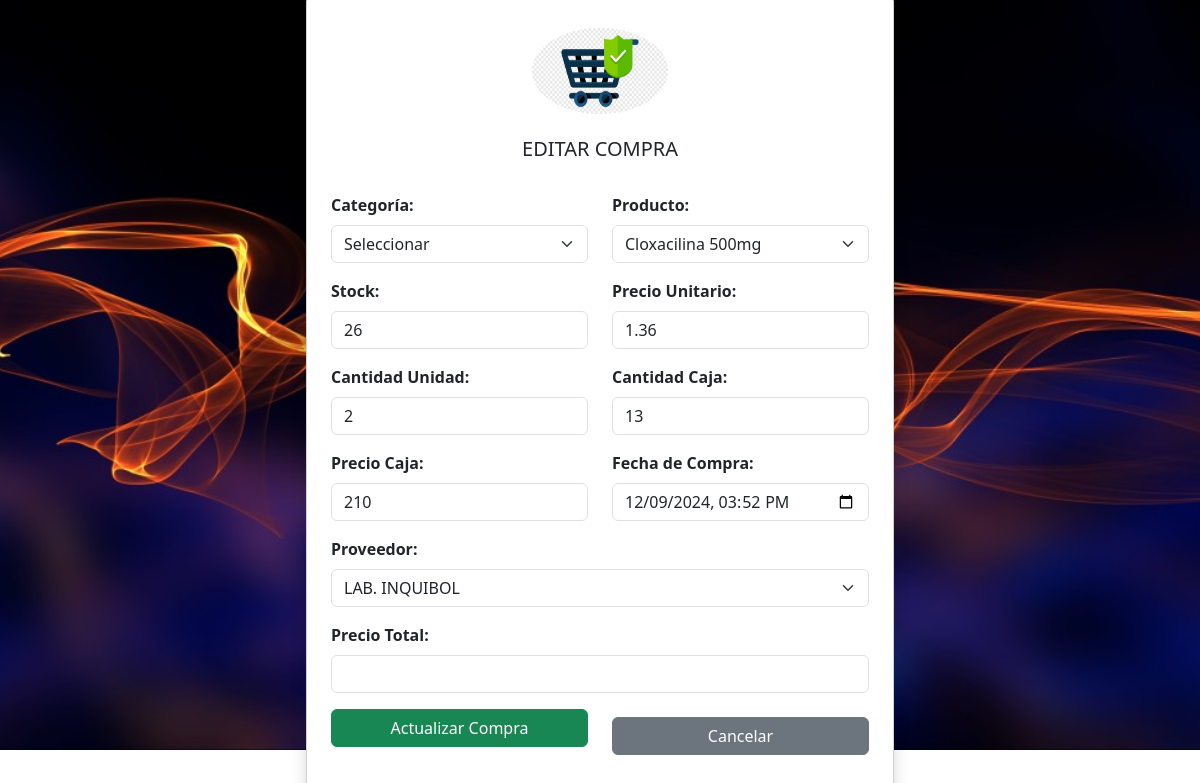
/compras/editar/1, run on an earlier commit of the app's database.
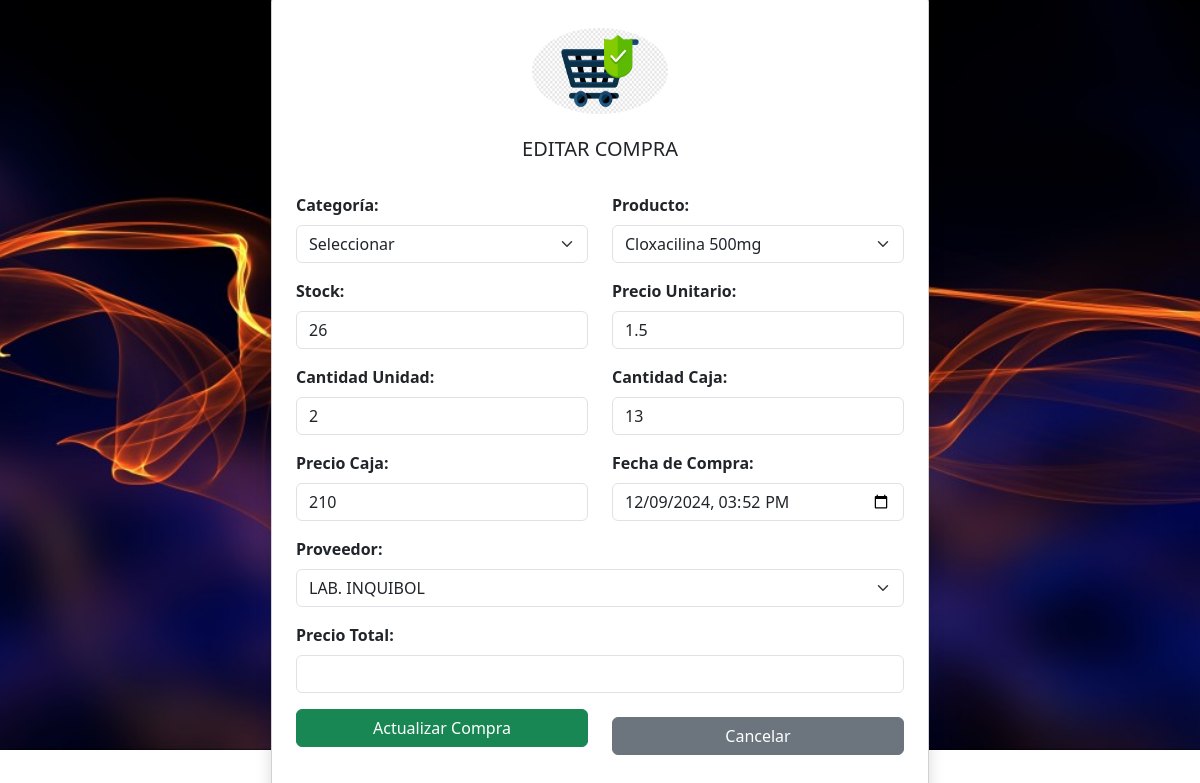
And on a later commit of the database.
### tables this page shows
CREATE TABLE producto (
        id_pro INTEGER PRIMARY KEY,
        cod_pro INTEGER NOT NULL,
        nombre_pro TEXT UNIQUE NOT NULL,
        precio_unitario INTEGER NOT NULL,
        precio_de_venta INTEGER NOT NULL,
        fecha_caducidad TEXT NOT NULL,
        cantidad INTEGER NOT NULL,
        descripcion TEXT NOT NULL,
        cod_cate INTEGER NOT NULL,
        FOREIGN KEY (cod_cate) REFERENCES categoria (cod_cate)
        );

### app.py (the view)
@app.route("/compras/editar/<int:cod_com>")
def editar_compra(cod_com):
    conn=sqlite3.connect("sistema_farmacia.db")
    conn.row_factory=sqlite3.Row
    cursor=conn.cursor()
    cursor.execute('SELECT id_pro, nombre_pro, precio_unitario,cod_cate FROM producto')
    productos = cursor.fetchall()
    cursor.execute('SELECT cod_prov, nombre_prov FROM proveedores')
    proveedores = cursor.fetchall()
    cursor.execute('SELECT cod_cate, nombre_cate,cod_prov FROM categoria')
    categorias = cursor.fetchall()
    cursor.execute("select * from compra where cod_com=?",(cod_com,))
    compra= cursor.fetchone()
    conn.close()
    return render_template("/compras/editar_compra.html",compra=compra,productos=productos,proveedores=proveedores,categorias=categorias)

### templates/compras/editar_compra.html (shortened to what the changed rows need)
<!doctype html>
<html lang="es">
  <head>
    <link href="https://cdn.jsdelivr.net/npm/bootstrap@5.3.3/dist/css/bootstrap.min.css" rel="stylesheet">
    <link rel="stylesheet" href="{{ url_for('static', filename='css/estilos_registro_usuario.css') }}">
  </head>
  <body>
    <div class="container d-flex justify-content-center align-items-center vh-100">
        <div class="card p-4 shadow container-form">
             <form action="{{ url_for('actualizar_compra') }}" method="POST">
                <div class="row mb-3">
                    <div class="col-md-6">
                        <label for="precio_unitario" class="form-label">Precio Unitario:</label>
                        <input type="number" class="form-control" id="precio_unitario" name="precio_unitario" value="{% for producto in productos %}{% if producto.id_pro == compra.id_pro %}{{ producto.precio_unitario }}{% endif %}{% endfor %}" required readonly>
                    </div>
                </div>
            </form>
        </div>
    </div>
  </body>
</html>

What changed in the data, as far as the page shows it:
changed producto: precio_unitario "1.36" → "1.5"
